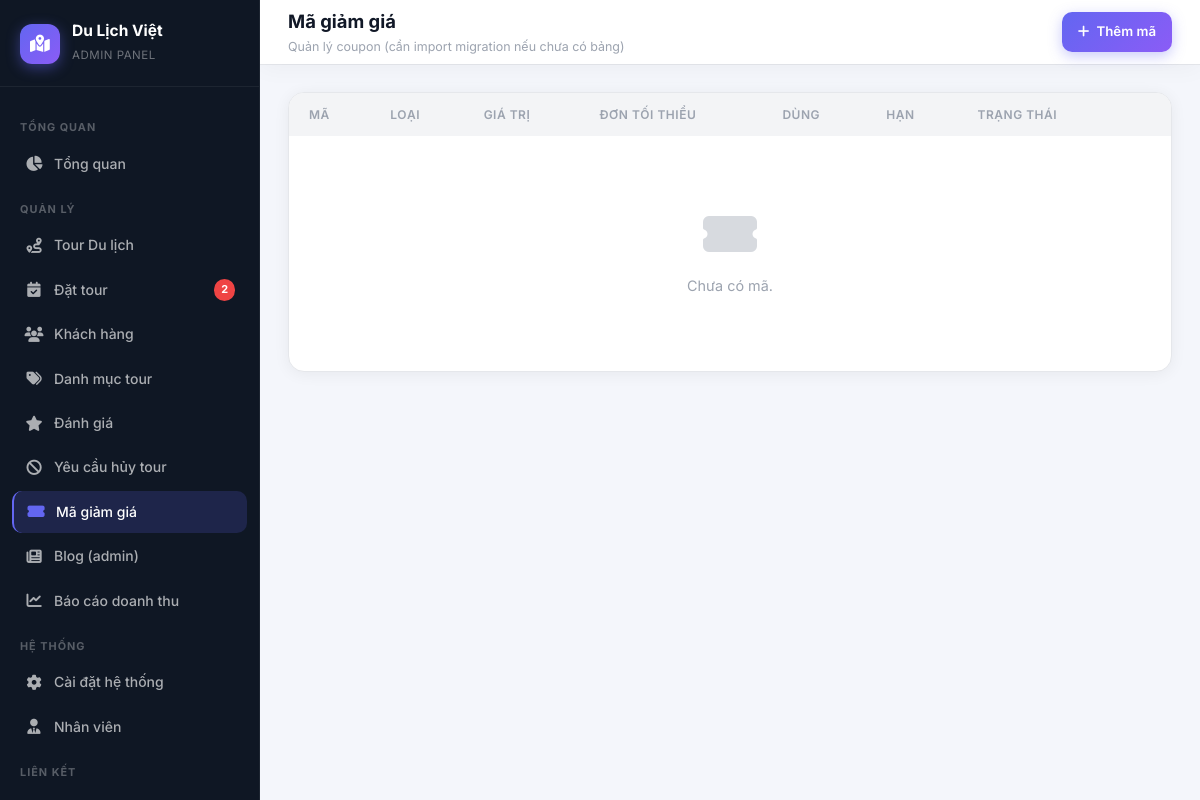
The page /admin/coupons/list.php (signed in) on the database as committed earlier.
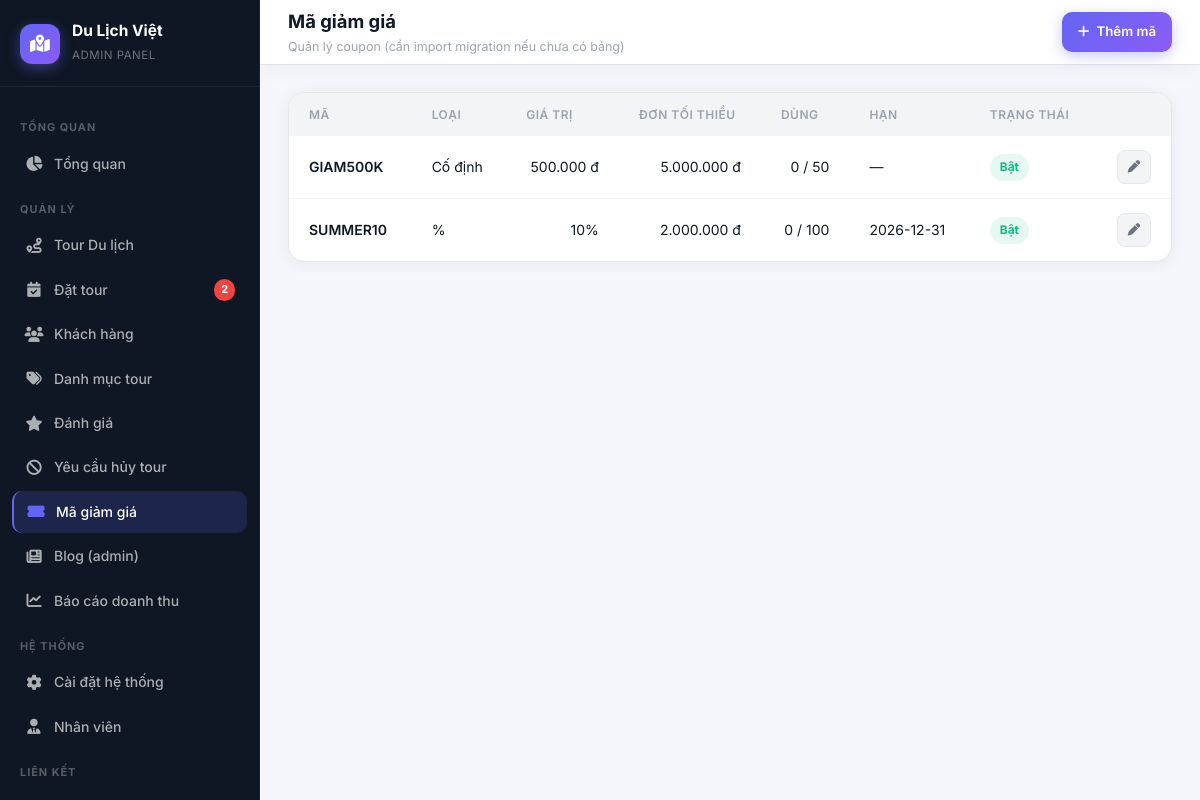
The same page on the database as committed later.
### tables this page shows
CREATE TABLE IF NOT EXISTS `coupons` (
  `id` INT UNSIGNED NOT NULL AUTO_INCREMENT,
  `code` VARCHAR(40) NOT NULL,
  `discount_type` ENUM('percent','fixed') NOT NULL DEFAULT 'percent',
  `discount_value` DECIMAL(12,2) NOT NULL DEFAULT 0.00,
  `min_order_amount` DECIMAL(12,2) NOT NULL DEFAULT 0.00,
  `max_uses` INT UNSIGNED NULL DEFAULT NULL,
  `used_count` INT UNSIGNED NOT NULL DEFAULT 0,
  `starts_at` DATE NULL DEFAULT NULL,
  `expires_at` DATE NULL DEFAULT NULL,
  `is_active` TINYINT(1) NOT NULL DEFAULT 1,
  `created_at` DATETIME NOT NULL DEFAULT CURRENT_TIMESTAMP,
  PRIMARY KEY (`id`),
  UNIQUE KEY `uq_coupons_code` (`code`)
);

### includes/functions.php (called while the page is built, shortened)
<?php
function app_project_web_base(): string
{
    $sn = str_replace('\\', '/', (string) ($_SERVER['SCRIPT_NAME'] ?? ''));
    $dir = rtrim(dirname($sn), '/');
    $base = preg_replace('#(?:/admin|/staff|/auth|/frontend)(?:/.*)?$#', '', $dir);
    return $base === $dir ? $dir : (string) $base;
}
function app_url(string $path): string
{
    $b = app_project_web_base();
    $path = ltrim($path, '/');
    return ($b === '' ? '' : $b) . '/' . $path;
}
function app_admin_url(string $path): string
{
    return app_url('admin/' . ltrim($path, '/'));
}
function app_asset_url(string $path): string
{
    return app_url('assets/' . ltrim($path, '/'));
}

### admin/coupons/list.php (the view, shortened to what this page needs)
<?php
require_once dirname(__DIR__, 2) . '/includes/db.php';
$tableOk = false;
$rows    = [];
try {
    $rows    = $pdo->query('SELECT * FROM coupons ORDER BY id DESC')->fetchAll();
    $tableOk = true;
} catch (Throwable) {
    $tableOk = false;
}
function h(mixed $v): string
{
    return htmlspecialchars((string) $v, ENT_QUOTES, 'UTF-8');
}
$pageTitle    = 'Mã giảm giá';
$pageSubtitle = 'Quản lý coupon (cần import migration nếu chưa có bảng)';
$activePage   = 'coupons';
$topbarActions = $tableOk
    ? '<a href="add.php" class="topbar-btn topbar-btn-primary"><i class="fas fa-plus"></i> Thêm mã</a>'
    : '';
require dirname(__DIR__, 2) . '/includes/admin_header.php';
?>
<?php if (!$tableOk): ?>
  <div class="alert alert-warning">
    <i class="fas fa-database"></i> Chưa có bảng <code>coupons</code>. Chạy file:
    <code>database/migrations/001_admin_coupons_blog.sql</code> trong MySQL (database <code>tour_dulich</code>).
  </div>
<?php else: ?>
  <div class="data-card">
    <div style="overflow-x:auto">
      <table class="admin-table">
        <thead>
          <tr>
            <th>Mã</th>
            <th>Loại</th>
            <th class="cell-right">Giá trị</th>
            <th class="cell-right">Đơn tối thiểu</th>
            <th class="cell-right">Dùng</th>
            <th>Hạn</th>
            <th>Trạng thái</th>
            <th class="cell-right"></th>
          </tr>
        </thead>
        <tbody>
          <?php if (empty($rows)): ?>
            <tr><td colspan="8"><div class="empty-state"><i class="fas fa-ticket-alt"></i><p>Chưa có mã.</p></div></td></tr>
          <?php else: ?>
            <?php foreach ($rows as $c): ?>
              <tr>
                <td class="cell-bold"><?= h($c['code']) ?></td>
                <td><?= h($c['discount_type']) === 'percent' ? '%' : 'Cố định' ?></td>
                <td class="cell-right"><?= h($c['discount_type']) === 'percent' ? (float) $c['discount_value'] . '%' : number_format((float) $c['discount_value'], 0, ',', '.') . ' đ' ?></td>
                <td class="cell-right"><?= number_format((float) $c['min_order_amount'], 0, ',', '.') ?> đ</td>
                <td class="cell-right"><?= (int) $c['used_count'] ?><?= $c['max_uses'] !== null ? ' / ' . (int) $c['max_uses'] : '' ?></td>
                <td class="cell-muted"><?= $c['expires_at'] ? h($c['expires_at']) : '—' ?></td>
                <td><?= (int) $c['is_active'] === 1 ? '<span class="badge badge-success">Bật</span>' : '<span class="badge badge-neutral">Tắt</span>' ?></td>
                <td class="cell-right">
                  <a href="edit.php?id=<?= (int) $c['id'] ?>" class="btn btn-ghost btn-sm btn-icon"><i class="fas fa-pen"></i></a>
                </td>
              </tr>
            <?php endforeach; ?>
          <?php endif; ?>
        </tbody>
      </table>
    </div>
  </div>
<?php endif; ?>
<?php require dirname(__DIR__, 2) . '/includes/admin_footer.php'; ?>

### includes/admin_header.php (shortened to what this page needs)
<?php
require_once __DIR__ . '/functions.php';
$activePage   = isset($activePage)   ? (string) $activePage   : 'dashboard';
$pageTitle    = isset($pageTitle)    ? (string) $pageTitle    : 'Tổng quan';
$pageSubtitle = isset($pageSubtitle) ? (string) $pageSubtitle : '';
$adminRole = isset($_SESSION['role'])      ? (string) $_SESSION['role']      : 'admin';
$pendingCount = 0;
try {
    $res = $pdo->query("SELECT COUNT(*) FROM bookings WHERE status = 'chờ duyệt'");
    $pendingCount = (int) $res->fetchColumn();
} catch (Throwable) {}
function adminH(mixed $v): string {
    return htmlspecialchars((string) $v, ENT_QUOTES, 'UTF-8');
}
?>
<!doctype html>
<html lang="vi">
<head>
  <link rel="stylesheet" href="https://cdnjs.cloudflare.com/ajax/libs/font-awesome/6.5.0/css/all.min.css" />
  <link rel="stylesheet" href="<?= htmlspecialchars(app_asset_url('css/admin.css'), ENT_QUOTES, 'UTF-8') ?>" />
</head>
<body>
<div class="admin-layout">
  <aside class="admin-sidebar" id="adminSidebar">
    <a href="<?= htmlspecialchars(app_admin_url('index.php'), ENT_QUOTES, 'UTF-8') ?>" class="sidebar-brand">
      <div class="brand-icon"><i class="fas fa-map-marked-alt"></i></div>
      <div class="brand-text">
        <strong>Du Lịch Việt</strong>
        <span>Admin Panel</span>
      </div>
    </a>
    <nav class="sidebar-nav">
      <div class="nav-section-label">Tổng quan</div>
      <a href="<?= htmlspecialchars(app_admin_url('index.php'), ENT_QUOTES, 'UTF-8') ?>" class="nav-item <?= $activePage === 'dashboard' ? 'active' : '' ?>">
        <i class="fas fa-chart-pie"></i> Tổng quan
      </a>
      <div class="nav-section-label">Quản lý</div>
      <a href="<?= htmlspecialchars(app_admin_url('tours/list.php'), ENT_QUOTES, 'UTF-8') ?>" class="nav-item <?= $activePage === 'tours' ? 'active' : '' ?>">
        <i class="fas fa-route"></i> Tour Du lịch
      </a>
      <a href="<?= htmlspecialchars(app_admin_url('bookings/list.php'), ENT_QUOTES, 'UTF-8') ?>" class="nav-item <?= $activePage === 'bookings' ? 'active' : '' ?>">
        <i class="fas fa-calendar-check"></i> Đặt tour
        <?php if ($pendingCount > 0): ?>
          <span class="nav-badge"><?= $pendingCount ?></span>
        <?php endif; ?>
      </a>
      <a href="<?= htmlspecialchars(app_admin_url('users/list.php'), ENT_QUOTES, 'UTF-8') ?>" class="nav-item <?= $activePage === 'users' ? 'active' : '' ?>">
        <i class="fas fa-users"></i> Khách hàng
      </a>
      <a href="<?= htmlspecialchars(app_admin_url('categories/list.php'), ENT_QUOTES, 'UTF-8') ?>" class="nav-item <?= $activePage === 'categories' ? 'active' : '' ?>">
        <i class="fas fa-tags"></i> Danh mục tour
      </a>
      <a href="<?= htmlspecialchars(app_admin_url('reviews/list.php'), ENT_QUOTES, 'UTF-8') ?>" class="nav-item <?= $activePage === 'reviews' ? 'active' : '' ?>">
        <i class="fas fa-star"></i> Đánh giá
      </a>
      <a href="<?= htmlspecialchars(app_admin_url('cancel_requests/list.php'), ENT_QUOTES, 'UTF-8') ?>" class="nav-item <?= $activePage === 'cancel_requests' ? 'active' : '' ?>">
        <i class="fas fa-ban"></i> Yêu cầu hủy tour
      </a>
      <a href="<?= htmlspecialchars(app_admin_url('coupons/list.php'), ENT_QUOTES, 'UTF-8') ?>" class="nav-item <?= $activePage === 'coupons' ? 'active' : '' ?>">
        <i class="fas fa-ticket-alt"></i> Mã giảm giá
      </a>
      <a href="<?= htmlspecialchars(app_admin_url('blog/list.php'), ENT_QUOTES, 'UTF-8') ?>" class="nav-item <?= $activePage === 'blog_admin' ? 'active' : '' ?>">
        <i class="fas fa-newspaper"></i> Blog (admin)
      </a>
      <a href="<?= htmlspecialchars(app_admin_url('reports/revenue.php'), ENT_QUOTES, 'UTF-8') ?>" class="nav-item <?= $activePage === 'reports' ? 'active' : '' ?>">
        <i class="fas fa-chart-line"></i> Báo cáo doanh thu
      </a>
      <?php if ($adminRole === 'admin'): ?>
      <div class="nav-section-label">Hệ thống</div>
      <a href="<?= htmlspecialchars(app_admin_url('settings/index.php'), ENT_QUOTES, 'UTF-8') ?>" class="nav-item <?= $activePage === 'settings' ? 'active' : '' ?>">
        <i class="fas fa-cog"></i> Cài đặt hệ thống
      </a>
      <a href="<?= htmlspecialchars(app_admin_url('staff/list.php'), ENT_QUOTES, 'UTF-8') ?>" class="nav-item <?= $activePage === 'staff' ? 'active' : '' ?>">
        <i class="fas fa-user-tie"></i> Nhân viên
      </a>
      <?php endif; ?>
      <div class="nav-section-label">Liên kết</div>
      <a href="<?= htmlspecialchars(app_url('frontend/index.php'), ENT_QUOTES, 'UTF-8') ?>" class="nav-item">
      </a>
    </nav>
  </aside>
  <main class="admin-main">
    <header class="admin-topbar">
      <div class="topbar-title">
        <h1><?= adminH($pageTitle) ?></h1>
        <?php if ($pageSubtitle): ?>
          <p><?= adminH($pageSubtitle) ?></p>
        <?php endif; ?>
      </div>
      <div class="topbar-actions">
        <?= $topbarActions ?? '' ?>
      </div>
    </header>
    <div class="admin-body">

### includes/admin_footer.php (shortened to what this page needs)
    </div>
  </main>
</div>
</body>
</html>

Rows that differ between the two databases and show on the page:
added coupons: code "GIAM500K", discount_type "Cố định", discount_value "500.000", min_order_amount "5.000.000", used_count "0", max_uses "50", is_active "Bật"
added coupons: code "SUMMER10", discount_value "10", min_order_amount "2.000.000", used_count "0", max_uses "100", expires_at "2026-12-31", is_active "Bật"
Other text that changed with them:
text no longer shown: "Chưa có mã."
